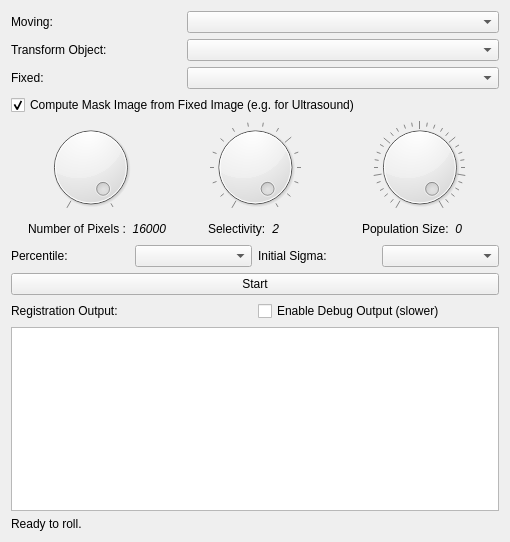
<?xml version="1.0" encoding="UTF-8"?>
<ui version="4.0">
 <class>GPU_RigidRegistrationWidget</class>
 <widget class="QWidget" name="GPU_RigidRegistrationWidget">
  <property name="geometry">
   <rect>
    <x>0</x>
    <y>0</y>
    <width>510</width>
    <height>542</height>
   </rect>
  </property>
  <property name="windowTitle">
   <string>Form</string>
  </property>
  <layout class="QVBoxLayout" name="verticalLayout">
   <item>
    <layout class="QHBoxLayout" name="horizontalLayout_4">
     <item>
      <widget class="QLabel" name="sourceImageLabel">
       <property name="maximumSize">
        <size>
         <width>170</width>
         <height>16777215</height>
        </size>
       </property>
       <property name="text">
        <string>Moving:</string>
       </property>
      </widget>
     </item>
     <item>
      <widget class="QComboBox" name="sourceImageComboBox">
       <property name="minimumSize">
        <size>
         <width>200</width>
         <height>0</height>
        </size>
       </property>
      </widget>
     </item>
    </layout>
   </item>
   <item>
    <layout class="QHBoxLayout" name="horizontalLayout_7">
     <item>
      <widget class="QLabel" name="transformedObjectLabel">
       <property name="maximumSize">
        <size>
         <width>170</width>
         <height>16777215</height>
        </size>
       </property>
       <property name="text">
        <string>Transform Object:</string>
       </property>
      </widget>
     </item>
     <item>
      <widget class="QComboBox" name="transformObjectComboBox"/>
     </item>
    </layout>
   </item>
   <item>
    <layout class="QHBoxLayout" name="horizontalLayout_3">
     <item>
      <widget class="QLabel" name="targetImageLabel">
       <property name="maximumSize">
        <size>
         <width>170</width>
         <height>16777215</height>
        </size>
       </property>
       <property name="text">
        <string>Fixed:</string>
       </property>
      </widget>
     </item>
     <item>
      <widget class="QComboBox" name="targetImageComboBox">
       <property name="minimumSize">
        <size>
         <width>200</width>
         <height>0</height>
        </size>
       </property>
      </widget>
     </item>
    </layout>
   </item>
   <item>
    <widget class="QCheckBox" name="computeMaskCheckBox">
     <property name="text">
      <string>Compute Mask Image from Fixed Image (e.g. for Ultrasound)</string>
     </property>
     <property name="checked">
      <bool>true</bool>
     </property>
    </widget>
   </item>
   <item>
    <layout class="QHBoxLayout" name="horizontalLayout_5" stretch="0,0,0">
     <item>
      <layout class="QVBoxLayout" name="verticalLayout_4">
       <item>
        <widget class="QDial" name="numebrOfPixelsDial">
         <property name="toolTip">
          <string>&lt;html&gt;&lt;head/&gt;&lt;body&gt;&lt;p&gt;Number of Pixels Evaluated&lt;/p&gt;&lt;p&gt;&lt;span style=&quot; font-style:italic;&quot;&gt;A large number of pixels leads to an increased computational time but can also lead to gains in registration accuracy.&lt;/span&gt;&lt;/p&gt;&lt;/body&gt;&lt;/html&gt;</string>
         </property>
         <property name="minimum">
          <number>4000</number>
         </property>
         <property name="maximum">
          <number>128000</number>
         </property>
         <property name="singleStep">
          <number>4000</number>
         </property>
         <property name="pageStep">
          <number>8000</number>
         </property>
         <property name="value">
          <number>128000</number>
         </property>
         <property name="wrapping">
          <bool>false</bool>
         </property>
         <property name="notchesVisible">
          <bool>true</bool>
         </property>
        </widget>
       </item>
      </layout>
     </item>
     <item>
      <layout class="QVBoxLayout" name="verticalLayout_5">
       <item>
        <widget class="QDial" name="selectivityDial">
         <property name="toolTip">
          <string>&lt;html&gt;&lt;head/&gt;&lt;body&gt;&lt;p&gt;Orientation Selectivity&lt;/p&gt;&lt;p&gt;&lt;span style=&quot; font-style:italic;&quot;&gt;Characterizes the selectivity with which gradient orientation alignment is evaluated. A high value implies that only gradient orientations that are tightly aligned will be considered as a match.&lt;/span&gt;&lt;/p&gt;&lt;/body&gt;&lt;/html&gt;</string>
         </property>
         <property name="minimum">
          <number>1</number>
         </property>
         <property name="maximum">
          <number>16</number>
         </property>
         <property name="value">
          <number>16</number>
         </property>
         <property name="notchesVisible">
          <bool>true</bool>
         </property>
        </widget>
       </item>
      </layout>
     </item>
     <item>
      <layout class="QVBoxLayout" name="verticalLayout_2">
       <item>
        <widget class="QDial" name="populationSizeDial">
         <property name="toolTip">
          <string>&lt;html&gt;&lt;head/&gt;&lt;body&gt;&lt;p&gt;Optimizer Population Size&lt;/p&gt;&lt;p&gt;&lt;span style=&quot; font-style:italic;&quot;&gt;Characterizes the number of candidate transformations evaluate at each iteration of the optimization.&lt;/span&gt;&lt;/p&gt;&lt;/body&gt;&lt;/html&gt;</string>
         </property>
         <property name="maximum">
          <number>60</number>
         </property>
         <property name="value">
          <number>60</number>
         </property>
         <property name="notchesVisible">
          <bool>true</bool>
         </property>
        </widget>
       </item>
      </layout>
     </item>
    </layout>
   </item>
   <item>
    <layout class="QHBoxLayout" name="horizontalLayout_6">
     <item>
      <layout class="QHBoxLayout" name="horizontalLayout_10">
       <item>
        <spacer name="horizontalSpacer_4">
         <property name="orientation">
          <enum>Qt::Horizontal</enum>
         </property>
         <property name="sizeHint" stdset="0">
          <size>
           <width>20</width>
           <height>20</height>
          </size>
         </property>
        </spacer>
       </item>
       <item>
        <widget class="QLabel" name="numberOfSamplesLabel">
         <property name="maximumSize">
          <size>
           <width>110</width>
           <height>80</height>
          </size>
         </property>
         <property name="font">
          <font>
           <pointsize>9</pointsize>
          </font>
         </property>
         <property name="text">
          <string>Number of Pixels :</string>
         </property>
         <property name="alignment">
          <set>Qt::AlignLeading|Qt::AlignLeft|Qt::AlignVCenter</set>
         </property>
        </widget>
       </item>
       <item>
        <widget class="QLabel" name="numberOfSamplesValueLabel">
         <property name="maximumSize">
          <size>
           <width>200</width>
           <height>16777215</height>
          </size>
         </property>
         <property name="font">
          <font>
           <pointsize>9</pointsize>
           <italic>true</italic>
          </font>
         </property>
         <property name="text">
          <string>16000</string>
         </property>
         <property name="alignment">
          <set>Qt::AlignRight|Qt::AlignTrailing|Qt::AlignVCenter</set>
         </property>
         <property name="wordWrap">
          <bool>false</bool>
         </property>
        </widget>
       </item>
      </layout>
     </item>
     <item>
      <spacer name="horizontalSpacer">
       <property name="orientation">
        <enum>Qt::Horizontal</enum>
       </property>
       <property name="sizeType">
        <enum>QSizePolicy::Expanding</enum>
       </property>
       <property name="sizeHint" stdset="0">
        <size>
         <width>40</width>
         <height>20</height>
        </size>
       </property>
      </spacer>
     </item>
     <item>
      <layout class="QHBoxLayout" name="horizontalLayout_12">
       <item>
        <widget class="QLabel" name="parameterNLabel">
         <property name="maximumSize">
          <size>
           <width>70</width>
           <height>80</height>
          </size>
         </property>
         <property name="font">
          <font>
           <pointsize>9</pointsize>
          </font>
         </property>
         <property name="layoutDirection">
          <enum>Qt::LeftToRight</enum>
         </property>
         <property name="text">
          <string>Selectivity:</string>
         </property>
        </widget>
       </item>
       <item>
        <widget class="QLabel" name="parameterNValueLabel">
         <property name="maximumSize">
          <size>
           <width>200</width>
           <height>16777215</height>
          </size>
         </property>
         <property name="font">
          <font>
           <pointsize>9</pointsize>
           <italic>true</italic>
          </font>
         </property>
         <property name="text">
          <string>2</string>
         </property>
         <property name="alignment">
          <set>Qt::AlignRight|Qt::AlignTrailing|Qt::AlignVCenter</set>
         </property>
        </widget>
       </item>
      </layout>
     </item>
     <item>
      <spacer name="horizontalSpacer_2">
       <property name="orientation">
        <enum>Qt::Horizontal</enum>
       </property>
       <property name="sizeType">
        <enum>QSizePolicy::Expanding</enum>
       </property>
       <property name="sizeHint" stdset="0">
        <size>
         <width>80</width>
         <height>20</height>
        </size>
       </property>
      </spacer>
     </item>
     <item>
      <layout class="QHBoxLayout" name="horizontalLayout_14">
       <item>
        <widget class="QLabel" name="populationSizeLabel">
         <property name="font">
          <font>
           <pointsize>9</pointsize>
          </font>
         </property>
         <property name="text">
          <string>Population Size:</string>
         </property>
        </widget>
       </item>
       <item>
        <widget class="QLabel" name="populationSizeValueLabel">
         <property name="font">
          <font>
           <pointsize>9</pointsize>
           <italic>true</italic>
          </font>
         </property>
         <property name="text">
          <string>0</string>
         </property>
         <property name="alignment">
          <set>Qt::AlignRight|Qt::AlignTrailing|Qt::AlignVCenter</set>
         </property>
        </widget>
       </item>
       <item>
        <spacer name="horizontalSpacer_3">
         <property name="orientation">
          <enum>Qt::Horizontal</enum>
         </property>
         <property name="sizeHint" stdset="0">
          <size>
           <width>40</width>
           <height>20</height>
          </size>
         </property>
        </spacer>
       </item>
      </layout>
     </item>
    </layout>
   </item>
   <item>
    <layout class="QHBoxLayout" name="horizontalLayout_2">
     <item>
      <widget class="QLabel" name="label">
       <property name="text">
        <string>Percentile: </string>
       </property>
      </widget>
     </item>
     <item>
      <widget class="QComboBox" name="percentileComboBox">
       <property name="toolTip">
        <string>&lt;html&gt;&lt;head/&gt;&lt;body&gt;&lt;p&gt;Percentile For Identifying Gradient Magnitude Threshold&lt;/p&gt;&lt;p&gt;&lt;span style=&quot; font-style:italic;&quot;&gt;A percentile value of 0.8 means that the gradient magnitude threshold will correspond to the value above which the top 20% pixels with highest gradient magnitude can be found. Only pixels with gradient magnitude above such threshold will be selected for evaluation of the metric.&lt;/span&gt;&lt;/p&gt;&lt;/body&gt;&lt;/html&gt;</string>
       </property>
      </widget>
     </item>
     <item>
      <widget class="QLabel" name="label_2">
       <property name="text">
        <string>Initial Sigma:</string>
       </property>
      </widget>
     </item>
     <item>
      <widget class="QComboBox" name="initialSigmaComboBox">
       <property name="toolTip">
        <string>&lt;html&gt;&lt;head/&gt;&lt;body&gt;&lt;p&gt;Initial Sigma&lt;/p&gt;&lt;p&gt;&lt;span style=&quot; font-style:italic;&quot;&gt;Characterizes the spread of the search space to be evaluated in the first iteration of the optimizer. A large value is of use when the misregistration is large.&lt;/span&gt;&lt;/p&gt;&lt;/body&gt;&lt;/html&gt;</string>
       </property>
      </widget>
     </item>
    </layout>
   </item>
   <item>
    <layout class="QHBoxLayout" name="horizontalLayout">
     <item>
      <widget class="QPushButton" name="startButton">
       <property name="text">
        <string>Start</string>
       </property>
      </widget>
     </item>
    </layout>
   </item>
   <item>
    <layout class="QHBoxLayout" name="horizontalLayout_8">
     <item>
      <widget class="QLabel" name="registrationOutputLabel">
       <property name="text">
        <string>Registration Output:</string>
       </property>
      </widget>
     </item>
     <item>
      <widget class="QCheckBox" name="debugCheckBox">
       <property name="text">
        <string>Enable Debug Output (slower)</string>
       </property>
      </widget>
     </item>
    </layout>
   </item>
   <item>
    <widget class="QTextEdit" name="registrationOutputTextEdit">
     <property name="enabled">
      <bool>true</bool>
     </property>
     <property name="sizePolicy">
      <sizepolicy hsizetype="Expanding" vsizetype="Maximum">
       <horstretch>0</horstretch>
       <verstretch>0</verstretch>
      </sizepolicy>
     </property>
     <property name="readOnly">
      <bool>true</bool>
     </property>
    </widget>
   </item>
   <item>
    <widget class="QLabel" name="userFeedbackLabel">
     <property name="text">
      <string>Ready to roll.</string>
     </property>
    </widget>
   </item>
  </layout>
 </widget>
 <resources/>
 <connections/>
</ui>
